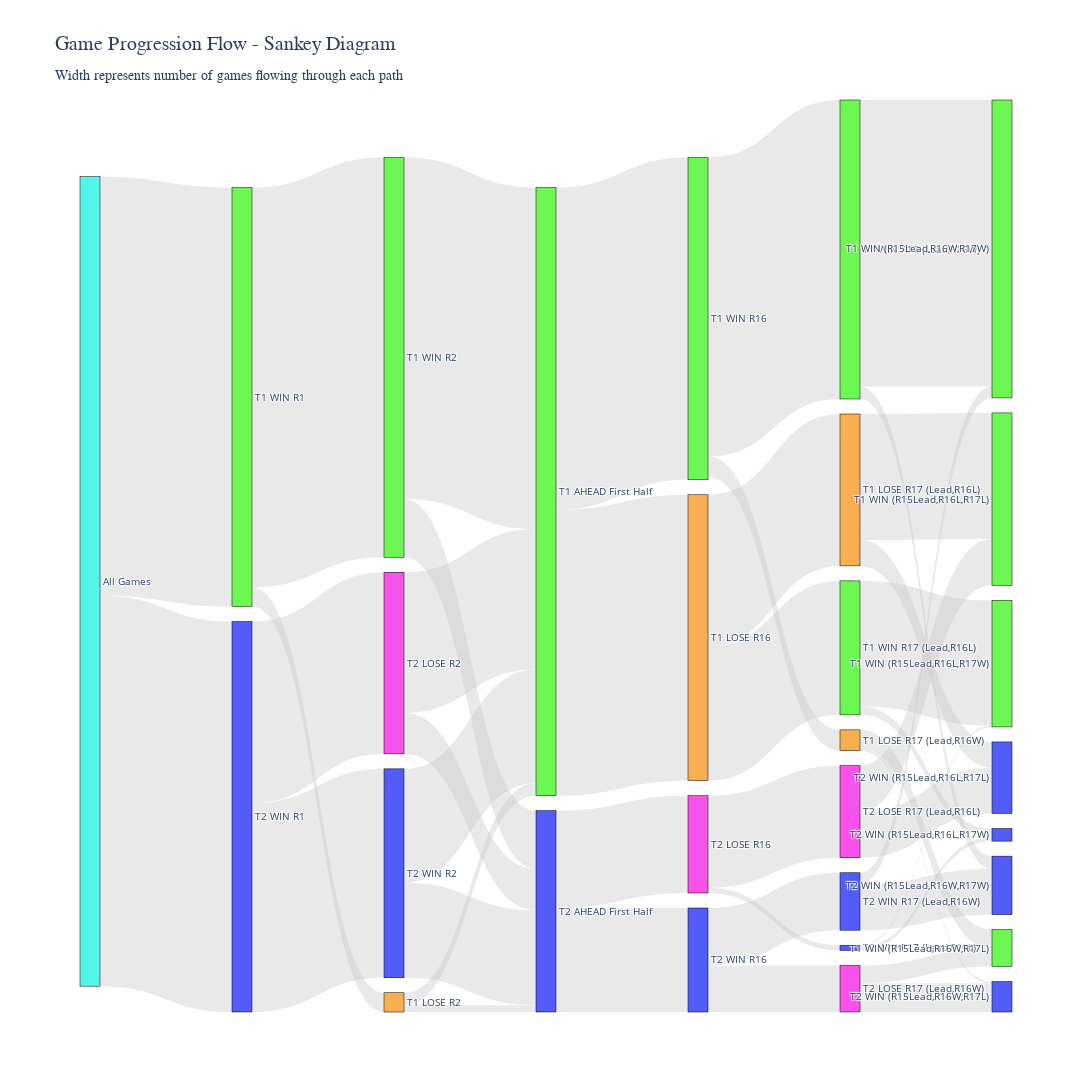

Notebook code cell kept with this figure:
### Code cell
# ============================================================================
# SANKEY DIAGRAM - Interactive flow visualization
# ============================================================================

import plotly.graph_objects as go

def create_sankey_data():
    """Build Sankey diagram source/target/value arrays"""
    
    # Node labels (indexed)
    labels = [
        "All Games",  # 0
        
        # R1 level
        "T1 WIN R1", "T2 WIN R1",  # 1, 2
        
        # R2 level - T1 path
        "T1 WIN R2", "T1 LOSE R2",  # 3, 4
        # R2 level - T2 path
        "T2 WIN R2", "T2 LOSE R2",  # 5, 6
        
        # R15 level - T1 win
        "T1 AHEAD First Half",   # 7, 
        # R15 level - T2 loss
        "T2 AHEAD First Half",   # 8, 
        
        # R16 level - T1 paths (2 nodes)
        "T1 WIN R16", "T1 LOSE R16",  # 9, 10
        
        # R16 level - T2 paths (2 nodes)
        "T2 WIN R16", "T2 LOSE R16",  # 11, 12

        
        # R17 level - T1 paths (4 nodes)
        "T1 WIN R17 (Lead,R16W)", "T1 LOSE R17 (Lead,R16W)",  # 13, 14
        "T1 WIN R17 (Lead,R16L)", "T1 LOSE R17 (Lead,R16L)",  # 15, 16
        
        # R17 level - T2 paths (4 nodes)
        "T2 WIN R17 (Lead,R16W)", "T2 LOSE R17 (Lead,R16W)",  # 17, 18
        "T2 WIN R17 (Lead,R16L)", "T2 LOSE R17 (Lead,R16L)",  # 19, 20

        # Final outcomes - T1 (4 nodes)
        "T1 WIN (R15Lead,R16W,R17W)", #21
        "T1 WIN (R15Lead,R16W,R17L)", #22
        "T1 WIN (R15Lead,R16L,R17W)", #23
        "T1 WIN (R15Lead,R16L,R17L)", #24

        # Final outcomes - T2 (8 nodes)
        "T2 WIN (R15Lead,R16W,R17W)", #25
        "T2 WIN (R15Lead,R16W,R17L)", #26
        "T2 WIN (R15Lead,R16L,R17W)", #27
        "T2 WIN (R15Lead,R16L,R17L)", #28
    ]
    
    sources = []
    targets = []
    values = []
    
    # Root to R1
    sources.extend([0, 0])
    targets.extend([1, 2])
    values.extend([r1_counts['t1_wins'], r1_counts['t2_wins']])
    
    # R1 to R2
    sources.extend([1, 1, 2, 2])
    targets.extend([3, 4, 5, 6])
    values.extend(t1_r2_branches + t2_r2_branches)
    
    # R2 to R15 - Merge paths - Lead
    sources.extend([3, 3, 4, 4, 5, 5, 6, 6])
    targets.extend([7, 8, 7, 8, 8, 7, 8, 7])
    values.extend(t1r1w_t1r2w_r15 + t1r1w_t1r2l_r15 + t2r1w_t2r2w_r15 + t2r1w_t2r2l_r15)
    
    # R15 to R16 
    sources.extend([7, 7, 8, 8])
    targets.extend([9, 10, 11, 12])
    values.extend(t1_r16_branches + t2_r16_branches)
    
    # R16 to R17 - T1 paths
    sources.extend([9, 9, 10, 10])
    targets.extend([13, 14, 15, 16])
    values.extend(t1h1l_t1r16w_r17 + t1h1l_t1r16l_r17)

    # R16 to R17 - T2 paths
    sources.extend([11, 11, 12, 12])
    targets.extend([17, 18, 19, 20])
    values.extend(t2h1l_t2r16w_r17 + t2h1l_t2r16l_r17)
    
    # R17 to Final - T1 paths
    t1_r17_indices = [13, 13, 14, 14, 15, 15, 16, 16]
    t1_final_indices = [21, 25, 22, 26, 23, 27, 24, 28]
    sources.extend(t1_r17_indices)
    targets.extend(t1_final_indices)
    t1_final_values = [v for path_counts in t1_final_counts.values() for v in path_counts]
    values.extend(t1_final_values)
    
    # R16 to Final - T2 paths
    t2_r17_indices = [17, 17, 18, 18, 19, 19, 20, 20]
    t2_final_indices = [25, 21, 26, 22, 27, 23, 28, 24]
    sources.extend(t2_r17_indices)
    targets.extend(t2_final_indices)
    t2_final_values = [v for path_counts in t2_final_counts.values() for v in path_counts]
    values.extend(t2_final_values)
    
    return labels, sources, targets, values

# Create Sankey diagram
print("Building Sankey diagram...")
labels, sources, targets, values = create_sankey_data()

# Color scheme
node_colors = []
for label in labels:
    if "T1 WIN" in label or "T1 AHEAD" in label:
        node_colors.append("rgba(73, 245, 39, 0.8)")  # Green
    elif "T1 LOSE" in label or "T1 BEHIND" in label:
        node_colors.append("rgba(245, 155, 39, 0.8)")  # Orange
    elif "T2 WIN" in label or "T2 AHEAD" in label:
        node_colors.append("rgba(39, 52, 245, 0.8)")  # Blue
    elif "T2 LOSE" in label or "T2 BEHIND" in label:
        node_colors.append("rgba(245, 39, 228, 0.8)")  # Purple
    elif "All Games" in label or "T1" in label or "T2" in label:
        node_colors.append("rgba(39, 245, 232, 0.8)")  # Turquoise
    else:
        node_colors.append("rgba(223, 230, 233, 0.8)")  # Gray

fig = go.Figure(data=[go.Sankey(
    node=dict(
        pad=15,
        thickness=20,
        line=dict(color="black", width=0.5),
        label=labels,
        color=node_colors
    ),
    link=dict(
        source=sources,
        target=targets,
        value=values,
        color="rgba(200, 200, 200, 0.4)"
    )
)])

fig.update_layout(
    title=dict(
        text="Game Progression Flow - Sankey Diagram<br><sub>Width represents number of games flowing through each path</sub>",
        font=dict(size=20, family="Arial Black")
    ),
    font=dict(size=10),
    height=1200,
    width=1600,
)

fig.show()

print(f"✓ Sankey diagram complete with {len(labels)} nodes and {len(values)} flows")

# TODO: This graph can be improved. noteably, the last part is very chaotic. 
# Also potentially do not include category lose, instead only use t1 win/t2 win 
# and improve ordering of the bars (t1 top, t2 bottom)

### Figure 1 — Plotly figure (JSON) as saved in the notebook; plotly's stock layout.template omitted (floating-point values rounded to 4 significant figures)
{"data": [{"link": {"color": "rgba(200, 200, 200, 0.4)", "source": [0, 0, 1, 1, 2, 2, 3, 3, 4, 4, 5, 5, 6, 6, 7, 7, 8, 8, 9, 9, 10, 10, 11, 11, 12, 12, 13, 13, 14, 14, 15, 15, 16, 16, 17, 17, 18, 18, 19, 19, 20, 20], "target": [1, 2, 3, 4, 5, 6, 7, 8, 7, 8, 8, 7, 8, 7, 9, 10, 11, 12, 13, 14, 15, 16, 17, 18, 19, 20, 21, 25, 22, 26, 23, 27, 24, 28, 25, 21, 26, 22, 27, 23, 28, 24], "value": [24341, 22679, 23223, 1118, 12134, 10545, 19839, 3384, 723, 395, 5525, 6609, 2391, 8154, 18720, 16605, 6041, 5654, 17367, 1207, 7783, 8822, 3336, 2705, 304, 5350, 16637, 730, 1103, 104, 7275, 508, 7323, 1499, 2669, 667, 1667, 1038, 227, 77, 2657, 2693]}, "node": {"color": ["rgba(39, 245, 232, 0.8)", "rgba(73, 245, 39, 0.8)", "rgba(39, 52, 245, 0.8)", "rgba(73, 245, 39, 0.8)", "rgba(245, 155, 39, 0.8)", "rgba(39, 52, 245, 0.8)", "rgba(245, 39, 228, 0.8)", "rgba(73, 245, 39, 0.8)", "rgba(39, 52, 245, 0.8)", "rgba(73, 245, 39, 0.8)", "rgba(245, 155, 39, 0.8)", "rgba(39, 52, 245, 0.8)", "rgba(245, 39, 228, 0.8)", "rgba(73, 245, 39, 0.8)", "rgba(245, 155, 39, 0.8)", "rgba(73, 245, 39, 0.8)", "rgba(245, 155, 39, 0.8)", "rgba(39, 52, 245, 0.8)", "rgba(245, 39, 228, 0.8)", "rgba(39, 52, 245, 0.8)", "rgba(245, 39, 228, 0.8)", "rgba(73, 245, 39, 0.8)", "rgba(73, 245, 39, 0.8)", "rgba(73, 245, 39, 0.8)", "rgba(73, 245, 39, 0.8)", "rgba(39, 52, 245, 0.8)", "rgba(39, 52, 245, 0.8)", "rgba(39, 52, 245, 0.8)", "rgba(39, 52, 245, 0.8)"], "label": ["All Games", "T1 WIN R1", "T2 WIN R1", "T1 WIN R2", "T1 LOSE R2", "T2 WIN R2", "T2 LOSE R2", "T1 AHEAD First Half", "T2 AHEAD First Half", "T1 WIN R16", "T1 LOSE R16", "T2 WIN R16", "T2 LOSE R16", "T1 WIN R17 (Lead,R16W)", "T1 LOSE R17 (Lead,R16W)", "T1 WIN R17 (Lead,R16L)", "T1 LOSE R17 (Lead,R16L)", "T2 WIN R17 (Lead,R16W)", "T2 LOSE R17 (Lead,R16W)", "T2 WIN R17 (Lead,R16L)", "T2 LOSE R17 (Lead,R16L)", "T1 WIN (R15Lead,R16W,R17W)", "T1 WIN (R15Lead,R16W,R17L)", "T1 WIN (R15Lead,R16L,R17W)", "T1 WIN (R15Lead,R16L,R17L)", "T2 WIN (R15Lead,R16W,R17W)", "T2 WIN (R15Lead,R16W,R17L)", "T2 WIN (R15Lead,R16L,R17W)", "T2 WIN (R15Lead,R16L,R17L)"], "line": {"color": "black", "width": 0.5}, "pad": 15, "thickness": 20}, "type": "sankey"}], "layout": {"font": {"size": 10}, "height": 1200, "title": {"font": {"family": "Arial Black", "size": 20}, "text": "Game Progression Flow - Sankey Diagram<br><sub>Width represents number of games flowing through each path</sub>"}, "width": 1600}}
